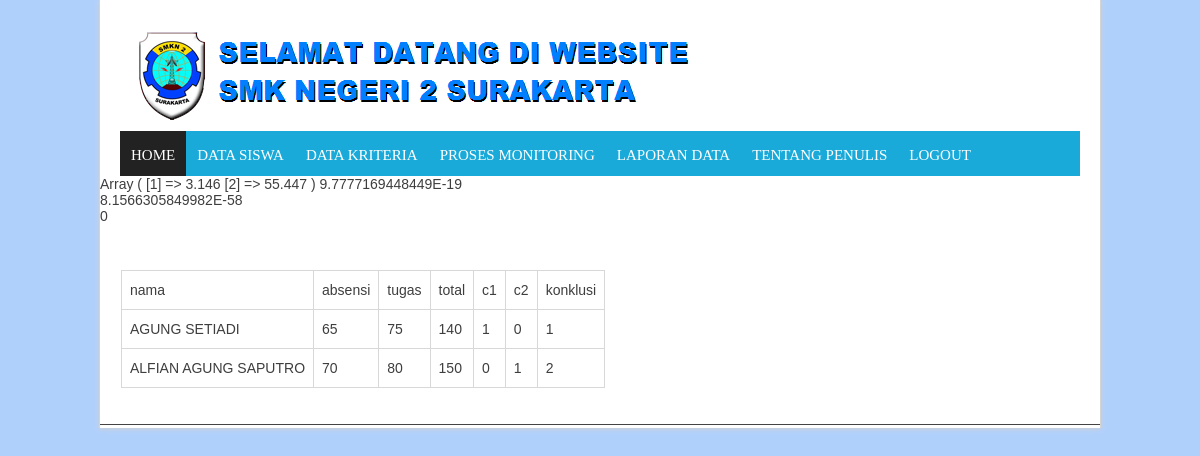
The page /master/coba1.php (signed in) on the database its author committed.
### tables this page shows
CREATE TABLE IF NOT EXISTS `tbtesting` (
  `idtesting` int(10) NOT NULL AUTO_INCREMENT,
  `nis` varchar(30) DEFAULT NULL,
  `nama` varchar(30) NOT NULL,
  `absensi` float DEFAULT NULL,
  `tugas` float DEFAULT NULL,
  PRIMARY KEY (`idtesting`) USING BTREE
);

### master/coba1.php (the view, shortened to what this page needs)
<?php include "admin_header.php"?>
<?php
$random=array();
$count=1;
$data_siswa=array();
$random_uik=array();
$uikv2=array();
$tampung=array();
$tampung2=array();
$matrix=array();
$uikvxij=array();
$newcluster=array();
$cluster=array();
$totalcluster=array();
$ptotal=array();
$bowl=array();
$query_mysql =  mysqli_query($connect,"SELECT * FROM tbtesting")or die(mysql_error());
  while($data = mysqli_fetch_array($query_mysql)){
  	$data_siswa[$count][1]=$data['idtesting'];
  	$data_siswa[$count][2]=$data['nis'];
  	$data_siswa[$count][3]=$data['nama'];
  	$data_siswa[$count][4]=$data['absensi'];
  	$data_siswa[$count][5]=$data['tugas'];
  	$count=$count+1;
  }
  for ($i=1; $i <=count($data_siswa) ; $i++) {
  	$matrix[$i][1] = $data_siswa[$i][4];
  	$matrix[$i][2] = $data_siswa[$i][5];
  }
$cluster_count=2;
$max_iter=10000;
$min_error=0.00001;
for ($i=1; $i <= count($matrix) ; $i++) {
  $keepChecking = true;
  while($keepChecking){
    $random[1] = rand(1, 100);
    $random[2] = rand(1, 100);
    $valuestotal = $random[1] + $random[2];
    if ($valuestotal === 100){
        $keepChecking = false;
    }
}
	$random_uik[$i][1] = $random[1]/100;
	$random_uik[$i][2] = $random[2]/100;
}
for ($iter=1; $iter <=$max_iter ; $iter++) {
for ($i=1; $i <=count($random_uik) ; $i++) {
	for ($j=1; $j <= count($random_uik[$i]) ; $j++) {
		$uikv2[$i][$j]=pow($random_uik[$i][$j],2);
		$tampung[$j][$i]=$uikv2[$i][$j];
	}
}
for ($i=1; $i <=count($uikv2) ; $i++) {
	for ($j=1; $j <= count($uikv2[$i]) ; $j++) {
			$uikvxij[$i][$j][1] = $uikv2[$i][$j]*$matrix[$i][1];
			$uikvxij[$i][$j][2] = $uikv2[$i][$j]*$matrix[$i][2];
			$tampung2[1][$j][$i] = $uikvxij[$i][$j][1];
			$tampung2[2][$j][$i] = $uikvxij[$i][$j][2];
	}
}
for ($i=1; $i <=2 ; $i++) {
	for ($j=1; $j <=2 ; $j++) {
		$newcluster[$i][$j]=(array_sum($tampung2[$j][$i]))/(array_sum($tampung[$i]));
	}
}
for ($x=1; $x <= $cluster_count ; $x++) {
for ($i=1; $i <=count($matrix) ; $i++) {
  	$cluster[$x][$i][1] = pow(($matrix[$i][1]-$newcluster[$x][1]),2);
  	$cluster[$x][$i][2] = pow(($matrix[$i][2]-$newcluster[$x][2]),2);
    $totalcluster[$x][$i]=array_sum($cluster[$x][$i]);
  }
}
for ($i=1; $i <=count($matrix) ; $i++) {
  $a=($totalcluster[1][$i]*$uikv2[$i][1]);
  $b=($totalcluster[2][$i]*$uikv2[$i][2]);
  $ptotal[$iter][$i]=$a+$b;
}
for ($i=1; $i <=count($matrix) ; $i++) {
  for($j=1; $j <=$cluster_count; $j++){
    $bowl[$i][$j]=array_sum($cluster[$j][$i]);
  }
  for($j=1; $j <=$cluster_count; $j++){
    $random_uik[$i][$j]=$totalcluster[$j][$i]/array_sum($bowl[$i]);
  }
}
if($iter>2){
 $error=array_sum($ptotal[$iter])-array_sum($ptotal[$iter-2]);
 $err=array_sum($ptotal[$iter])-array_sum($ptotal[$iter-1]);
echo array_sum($ptotal[$iter]);
 $error=sqrt(pow($error, 2));
 echo "<br>";
  if($error<=$min_error){
    if($err<0){
    $iter=$max_iter;
    }
  }
}elseif($iter==1){
  print_r($tampung2[1][1]);
}
}
  ?>
<div id="main_content" style="padding: 21px;">
  <form class="form-horizontal" enctype="multipart/form-data" action="../ron/perhitungan_disp.php" method="post">
    <div id="page">
    <div id="content">
     <table border="1">
      <tr>
        <td>nama</td>
        <td>absensi</td>
        <td>tugas</td>
        <td>total</td>
        <td>c1</td>
        <td>c2</td>
        <td>konklusi</td>
      </tr>
      <?php for ($i=1; $i <=count($random_uik) ; $i++) {
        echo "<tr>";
        $konklusi = array_search(max($random_uik[$i]),$random_uik[$i]);?>
        <td><?php echo $data_siswa[$i][3]?></td>
        <td><?php echo $data_siswa[$i][4]?></td>
        <td><?php echo $data_siswa[$i][5]?></td>
        <td><?php echo $data_siswa[$i][5]+$data_siswa[$i][4];?></td>
        <?php for ($j=1; $j <=$cluster_count ; $j++) { ?>
          <td><?php echo $random_uik[$i][$j];?></td>
        <?php }?>
        <td><?php echo $konklusi;?></td>
        <?php
        echo "<tr>";
      }?>
     </table>
    	</div>
    </div>
</form>
</div>
<?php include "admin_footer.php"?>

### master/SMK Negeri 2 Surakarta_files/style.css (style rules this page uses)
html, body, div { font-size:100%;font-family:inherit;vertical-align:baseline;margin:0;padding:0;border:0;outline:0;font-weight:inherit;font-style:inherit; }
caption, th, td { text-align:left;font-weight:normal; }
table { border-collapse:separate;border-spacing:0; }
* { margin:0;padding:0; }
table, th, td, tr { padding: 8px; border: 1px solid #D8D8D8; border-collapse: collapse; }
body { font-family: Arial, sans-serif; font-size:14px; color: #3e3e3e; background: #eee; }
#main_content { display: inline-block; width: 100%; margin: 25px 0px 0px 0px; padding: 0px 0 10px 0px; }
#content { width: 635px; margin: 0px; display: inline-block; float: left; line-height: 22px; }

### master/admin_header.php (style rules this page uses)
body.custom-background { background-color: #b0d0fc; }

### rows shown on the page
tbtesting: nama "AGUNG SETIADI", absensi "65", tugas "75", $data_siswa[$i][5]+$data_siswa[$i][4] "140", j "1", j "0", konklusi "1"
tbtesting: nama "ALFIAN AGUNG SAPUTRO", absensi "70", tugas "80", $data_siswa[$i][5]+$data_siswa[$i][4] "150", j "0", j "1", konklusi "2"

### other values the page prints
array_sum($ptotal[$iter]) "9.7777169448449E-19"
array_sum($ptotal[$iter]) "8.1566305849982E-58"
array_sum($ptotal[$iter]) "0"
